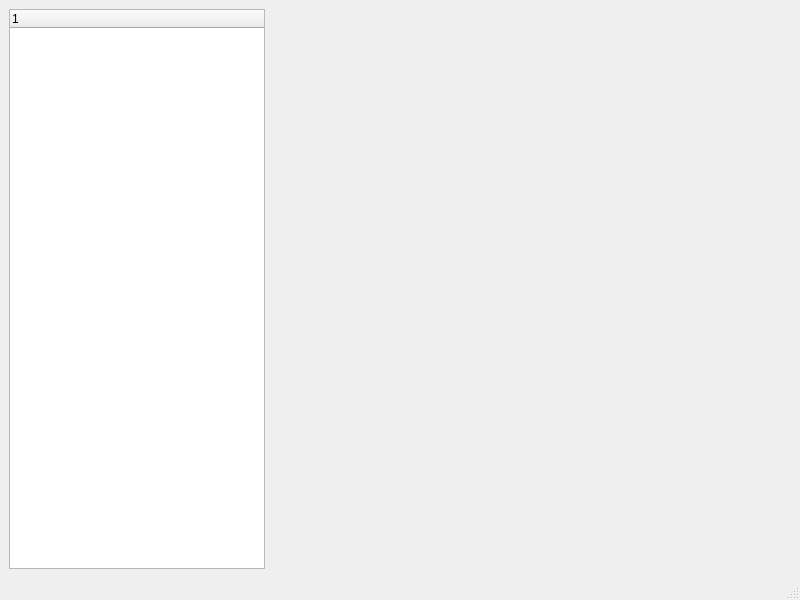
<?xml version="1.0" encoding="UTF-8"?>
<ui version="4.0">
 <class>MainWindow</class>
 <widget class="QMainWindow" name="MainWindow">
  <property name="geometry">
   <rect>
    <x>0</x>
    <y>0</y>
    <width>800</width>
    <height>600</height>
   </rect>
  </property>
  <property name="windowTitle">
   <string>P2C - new way to watching videos</string>
  </property>
  <widget class="QWidget" name="centralwidget">
   <layout class="QHBoxLayout" name="horizontalLayout">
    <item>
     <widget class="QTreeWidget" name="menuTree">
      <property name="maximumSize">
       <size>
        <width>300</width>
        <height>16777215</height>
       </size>
      </property>
      <column>
       <property name="text">
        <string notr="true">1</string>
       </property>
      </column>
     </widget>
    </item>
    <item>
     <widget class="QWidget" name="videoArea" native="true">
      <property name="sizePolicy">
       <sizepolicy hsizetype="Preferred" vsizetype="Preferred">
        <horstretch>3</horstretch>
        <verstretch>3</verstretch>
       </sizepolicy>
      </property>
     </widget>
    </item>
   </layout>
  </widget>
  <widget class="QMenuBar" name="menubar">
   <property name="geometry">
    <rect>
     <x>0</x>
     <y>0</y>
     <width>800</width>
     <height>20</height>
    </rect>
   </property>
  </widget>
  <widget class="QStatusBar" name="statusbar"/>
 </widget>
 <resources/>
 <connections/>
</ui>
